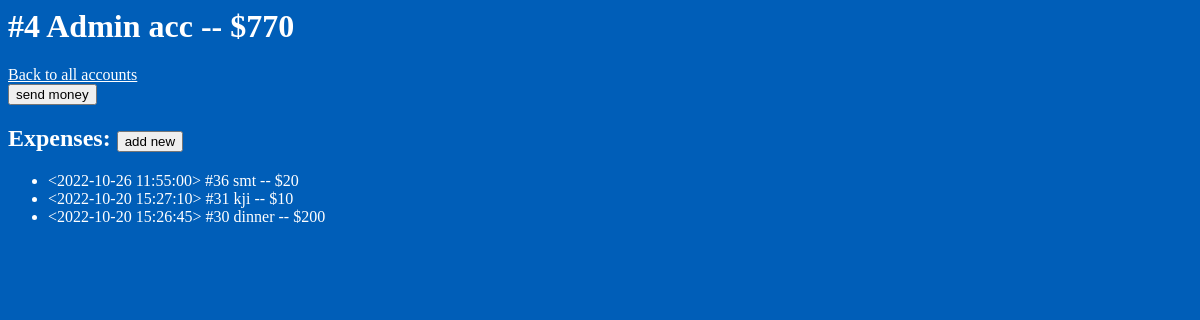
/expenses/account/4/, run on an earlier commit of the app's database.
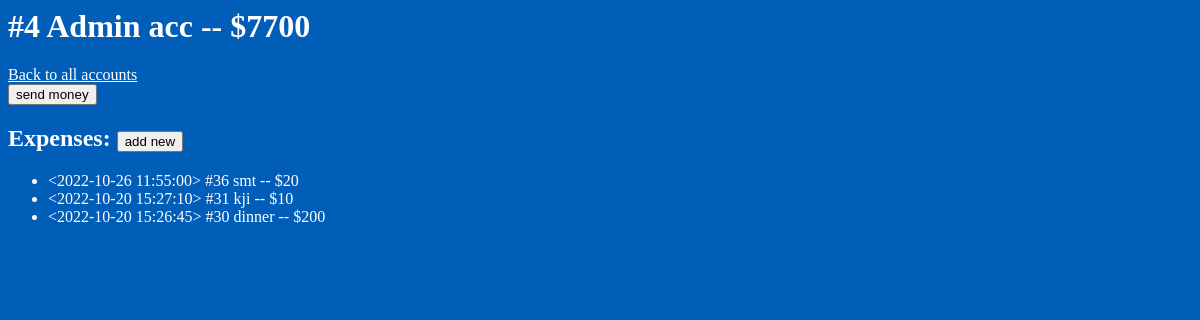
And on a later commit of the database.
### expenses/models.py (models this page shows, shortened)
class BankAccount(models.Model):
    account_text = models.CharField(max_length=100)
    creation_date = models.DateTimeField('Date of creation')
    money = models.IntegerField(default=100, validators=[validate_money])

### expenses/views.py (the view)
# urls.py: path('account/<int:account_id>/', views.account_detail, name='detail'),
def account_detail(request, account_id):
    account = get_object_or_404(BankAccount, pk=account_id)
    ticket_list = account.ticket_set.order_by('-pub_date')
    return render(
        request,
        'expenses/account_index.html',
        {'account': account
            ,'ticket_list': ticket_list})

### expenses/models.py (called while the page is built)
    def __str__(self):
        return f'''<{self.pub_date.strftime("%Y-%m-%d %H:%M:%S")}>
            #{str(self.pk)}
            {self.ticket_text} -- ${self.money}'''

### expenses/templates/expenses/account_index.html
{% load static %}
<link rel="stylesheet" href="{% static 'expenses/style.css' %}">
<h1>#{{account.pk}} {{ account.account_text }} -- ${{ account.money }}</h1>
<a href="{% url 'expenses:index' %}">Back to all accounts</a>
<div>
    <a href="{% url 'expenses:send_money' account.id %}">
            <input type="button" value="send money">
    </a>
</div>
<h2>Expenses:
    <a href="{% url 'expenses:add_ticket' account.id %}">
        <input type="button" value="add new">
    </a>
</h2>
{% if ticket_list %}
    <ul>
    {% for ticket in ticket_list %}
        <li> {{ ticket }} </li>
    {% endfor %}
    </ul>
{% else %}
    <p>No tickets.</p>
{% endif %}

What changed in the data, as far as the page shows it:
changed BankAccount "Admin acc": money "770" → "7700"
